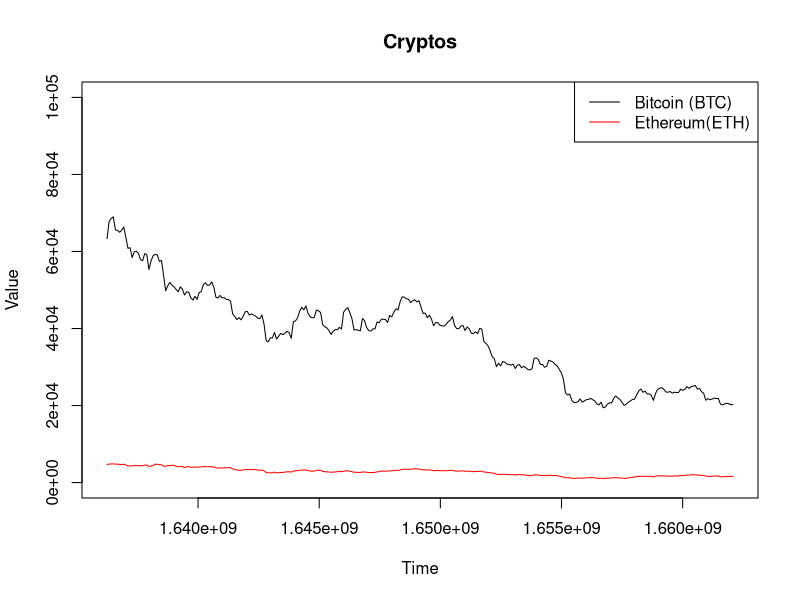
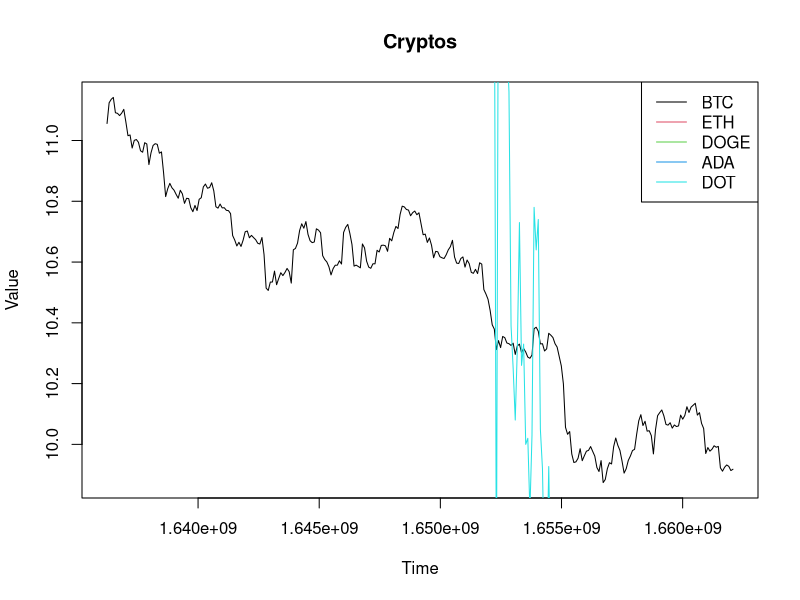

The R source for these figures, in order:
## ---- chunk 1
knitr::opts_chunk$set(echo = TRUE)
## ---- chunk 2
crypto_large = read.csv("crypto.csv")

#View(crypto_large)
## ---- chunk 3
newFrame <- crypto_large[ ,c("unix_time", "candlestick_high","candlestick_low","crypto")]

colnames(newFrame)[2:3] <- c("high","low")

colnames(newFrame)
## ---- chunk 4
#?as.POSIXct
crypto_large$date = as.POSIXct( crypto_large$unix_time, origin = "1970-01-01")
## ---- chunk 5
BTC = crypto_large[crypto_large$crypto == "BTC", ]
ETH = crypto_large[crypto_large$crypto == "ETH", ]

plot(BTC$unix_time, BTC$candlestick_high, col = "black", type = "l",
     ylim = c(0, 100000),
     xlab = "Time",
     ylab = "Value",
     main = "Cryptos")
points(ETH$unix_time, ETH$candlestick_high, col = "red", type = "l")
legend("topright",c("Bitcoin (BTC)", "Ethereum(ETH)"), col = c("black","red"), lty = 1)
## ---- chunk 6
nombres = unique(crypto_large$crypto)
i = 1
for(crypto in nombres){
  individuo = crypto_large[crypto_large$crypto == crypto, ]
  if(crypto == nombres[1]){
    plot(individuo$unix_time, log(individuo$candlestick_high), col = i, type = "l",
     #ylim = c(0, 1000),
     xlab = "Time",
     ylab = "Value",
     main = "Cryptos")
  }else{
    points(individuo$unix_time, individuo$candlestick_high, col = i, type = "l")
  }
  i = i +1
}
legend("topright", nombres, col = 1:length(nombres), lty = 1)

## ---- chunk 7

